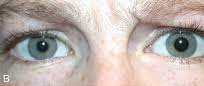
#> input picture Code/Dataset/Raw_img/23.jfif, 204 x 86 px; its folder holds only this picture in this run
$ python -i Final_project.py   (imports and definitions only)
#> lines starting #> are read from the running program, lines starting #| are printed output that depends on the picture; after the words box and inside, x2 and y2 are one past the last pixel; in counts of white or black regions, pixels touching at a corner belong together
#!/usr/bin/env python
# coding: utf-8

# #### Importing required libraries like numpy,pandas,matplotlib and CV2

# In[21]:


import cv2
import os
import gradio as gr
import numpy as np
import matplotlib
from matplotlib import pyplot as plt
import matplotlib.image as mpimg
# [1 line not run here, left out]
eye_cascade = cv2.CascadeClassifier('./opencv/haarcascades/haarcascade_eye.xml')


# #### Importing image and displaying it in notebook

# In[2]:


# [2 lines not run here, left out]


# #### Converting image from RGB to GRAY

# In[3]:


# [1 line that did not run here, left out]
# [1 line not run here, left out]


# #### Detecting Eyes in image using openCV eye haarcascade

# In[4]:


eye_cascade = cv2.CascadeClassifier('./opencv/haarcascades/haarcascade_eye.xml')

# [1 line that did not run here, left out]


# In[5]:


# [1 line not run here, left out]


# In[6]:


# [1 line that did not run here, left out]
# [1 line that did not run here, left out]


# #### Marking Eyes deteced

# In[7]:


# [1 line that did not run here, left out]
# [1 line that did not run here, left out]
# [1 line not run here, left out]


# In[8]:


# [1 line that did not run here, left out]
# [1 line not run here, left out]


# #### cropping left and right eyes from image

# In[9]:


# [1 line that did not run here, left out]
# [1 line that did not run here, left out]

# [14 lines not run here, left out]


# ### Combining code into function which take img as input and gives cropped rigth & left eye

# In[12]:


def get_left_rigth_cropped_eyes(img_path):
    img = cv2.imread(img_path)
    gray = cv2.cvtColor(img, cv2.COLOR_BGR2GRAY)

    eye_cascade = cv2.CascadeClassifier('./opencv/haarcascades/haarcascade_eye.xml')

    eyes = eye_cascade.detectMultiScale(gray)

    if len(eyes) != 2 :
        return 0,0
    (x1,y1,w1,h1) = eyes[0]
    (x2,y2,w2,h2) = eyes[1]

    left_croped = img[y2:y2+h2, x2:x2+w2]
    rigth_croped = img[y1:y1+h1, x1:x1+w1]
    return left_croped,rigth_croped


# In[15]:


# [2 lines not run here, left out]


# In[16]:


# [1 line that did not run here, left out]
# [14 lines not run here, left out]


# In[ ]:


# In[ ]:


# In[ ]:


# In[ ]:


# ### Importing dataset images with OS library

# In[19]:


path_to_raw_data = "./Dataset_anisocoria/Raw_img/"
path_to_renamed_data = "./Dataset_anisocoria/renamed_dataset/"
path_for_cropped = "./Dataset_anisocoria/Cropped_img"
img_paths = []
img_names = []


# #### Scanning the directory

# In[22]:


# [10 lines not run here, left out]


# **Go through all images in dataset folder and create Renamed images for them. There will be Renamed folder after you run this code**
count = 0
# os.makedirs(path_to_renamed_data)
# os.makedirs(path_for_cropped)

# [44 lines not run here, left out]

# In[ ]:


# In[ ]:


# In[ ]:


# # All code combined into module

# In[24]:


def show(img,text="image"):
    cv2.imshow(text, img)
    cv2.waitKey(0)
    cv2.destroyAllWindows()


# In[25]:


def get_left_rigth_cropped_eyes(img):

    eye_cascade = cv2.CascadeClassifier('./opencv/haarcascades/haarcascade_eye.xml')

    eyes = eye_cascade.detectMultiScale(img)

    if len(eyes) < 2 :
        return [0],[0]

    (x1,y1,w1,h1) = eyes[0]
    (x2,y2,w2,h2) = eyes[1]

    left_croped = img[y2:y2+h2, x2:x2+w2]
    rigth_croped = img[y1:y1+h1, x1:x1+w1]

    return left_croped,rigth_croped


# In[26]:


def valide_radius(circles):
    l = []
    for item in circles:
        X = item[0][0]
        Y = item[0][1]
        R = item[1]

        if R < 33 and R > 12:
            if Y < 240 and Y > 60:
                l.append([(X,Y),R])
    return l


# In[27]:


def find_pupil(img):
    gray_img= cv2.cvtColor(img, cv2.COLOR_BGR2GRAY)
    #show(gray_img)
    gray_img= cv2.GaussianBlur(gray_img, (7,7),0)
    #show(gray_img)


    _, threshold = cv2.threshold(gray_img,25,255, cv2.THRESH_BINARY_INV)
    #show(threshold)

    contours, heirarchy = cv2.findContours(threshold, cv2.RETR_TREE, cv2.CHAIN_APPROX_SIMPLE)
    contour = sorted(contours, key=lambda x: cv2.contourArea(x), reverse=True)

    circles = []

    for cnt in contour:
        (x, y, w, h) = cv2.boundingRect(cnt)
        #cv2.drawContours(img, [cnt], -1, (0,0,255), 3)

        #cv2.rectangle(img, (x, y), (x+w, y+h), (0,0,255), 2)

        (cx,cy), radius = cv2.minEnclosingCircle(cnt)

        center = (int(cx), int(cy))
        radius = int(radius)

        circles.append([center,radius])

    valide_points = valide_radius(circles)

    if len(valide_points) == 0:
        valide_points.append(circles[0])

    #print(valide_points)
    X = valide_points[0][0][0]
    Y = valide_points[0][0][1]
    R = valide_points[0][1]

    cv2.circle(img, (X,Y), R, (255,0,255), 2)

    return [img,R]


# In[28]:


def anisocoria_result(img):
    left_cropped,rigth_cropped = get_left_rigth_cropped_eyes(img)

    if len(left_cropped) == 1 or len(rigth_cropped) == 1:
        print("Eyes not detected")
        return

    left_img = cv2.resize(left_cropped,(300,300))
    rigth_img = cv2.resize(rigth_cropped,(300,300))

    #show(left_img)
    #show(rigth_img)

    l_result = find_pupil(left_img)
    r_result = find_pupil(rigth_img)

    #print("Left Pupil Radius :",l_result[1])
    print1 = "Left Pupil Radius :" + str(l_result[1])
    print2 = "Right Pupil Radius :" + str(r_result[1])
    #print("rigth Pupil Radius :",r_result[1])

    #show(l_result[0])
    #show(r_result[0])
    return left_cropped,rigth_cropped,l_result[0],r_result[0],print1,print2


# In[ ]:


# In[30]:


# [1 line not run here, left out]
#show(img)
# [1 line that did not run here, left out]


# In[32]:


# [6 lines not run here, left out]


# In[33]:


custom_css = """
<style>
.output-root {
    display: flex;
    flex-direction: row;
    flex-wrap: wrap;
    justify-content: space-evenly;
}

.output-root > div {
    flex: 1;
    margin: 10px;
}
</style>
"""

# [14 lines that did not run here, left out]


# Add custom CSS to the interface

# [1 line that did not run here, left out]
# [11 lines that did not run here, left out]

# Save the custom HTML to a file
# [2 lines not run here, left out]

>>> import cv2
>>> picture = cv2.imread('Dataset/Raw_img/23.jfif')
#> picture is the input picture: shape (86, 204, 3); mean B, G, R 170.5, 175.7, 186.6
>>> result = anisocoria_result(picture)
#> in get_left_rigth_cropped_eyes, `eyes = eye_cascade.detectMultiScale(img)`: eyes = [[6, 16, 59, 59], [143, 16, 60, 60]]
#> in get_left_rigth_cropped_eyes, `(x1,y1,w1,h1) = eyes[0]`: x1 = 6; y1 = 16; w1 = 59
#> in get_left_rigth_cropped_eyes, `(x2,y2,w2,h2) = eyes[1]`: x2 = 143; y2 = 16; w2 = 60
#> in anisocoria_result, `left_img = cv2.resize(left_cropped,(300,300))`:
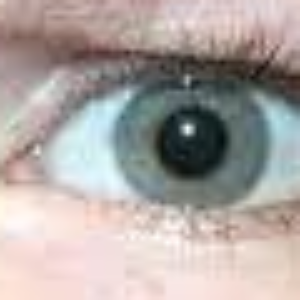
#> left_img: shape (300, 300, 3); mean B, G, R 162.4, 165.7, 173.4
#> in find_pupil, `gray_img= cv2.cvtColor(img, cv2.COLOR_BGR2GRAY)`:
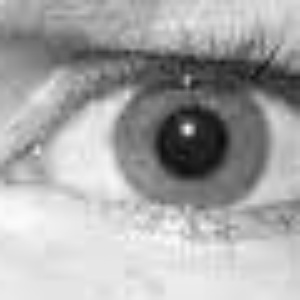
#> gray_img: shape (300, 300); min 10, max 253, mean 167.6
#> in find_pupil, `_, threshold = cv2.threshold(gray_img,25,255, cv2.THRESH_BINARY_INV)`:
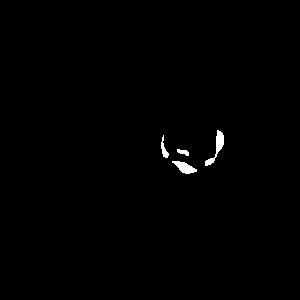
#> threshold: shape (300, 300); 0.57% white; 4 white regions
#> in find_pupil, `contours, heirarchy = cv2.findContours(threshold, cv2.RETR_TREE, cv2.C..`: contours = 4 contours; box (x1, y1, x2, y2) and area: (205, 130, 224, 166) 165, (172, 161, 197, 174) 148, (161, 135, 169, 158) 54, (177, 149, 189, 156) 36
#> in find_pupil, `contour = sorted(contours, key=lambda x: cv2.contourArea(x), reverse=T..`: contour has the same summary as contours
#> the loop in find_pupil, `for cnt in contour:` made 4 passes
#> (x, y, w, h, cx, cy, radius, center) on passes 1, 4: (205, 130, 19, 36, 211.5, 147.5, 18, (211, 147)), (177, 149, 12, 7, 182.5, 152, 6, (182, 152))
#> (x, y, w, h, cx, cy, radius) on passes 2 to 3: (172, 161, 25, 13, 184, 166, 13), (161, 135, 8, 23, 165, 146, 11)
#> after the loop in find_pupil, `for cnt in contour:`: circles = [[(211, 147), 18], [(184, 166), 13], [(165, 146), 11], [(182, 152), 6]]
#> the loop in valide_radius, `for item in circles:` made 4 passes
#> (X, Y, R) on passes 1 to 4: (211, 147, 18), (184, 166, 13), (165, 146, 11), (182, 152, 6)
#> after the loop in valide_radius, `for item in circles:`: l = [[(211, 147), 18], [(184, 166), 13]]
#> in find_pupil, `X = valide_points[0][0][0]`: X = 211
#> in find_pupil, `Y = valide_points[0][0][1]`: Y = 147
#> in find_pupil, `R = valide_points[0][1]`: R = 18
#> in find_pupil, `cv2.circle(img, (X,Y), R, (255,0,255), 2)`:
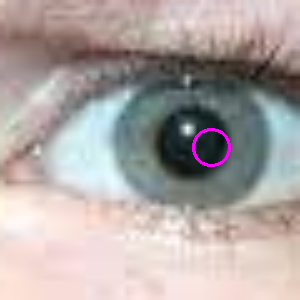
#> img: shape (300, 300, 3); 0.38% of pixels changed, all inside (x1, y1, x2, y2) = (192, 128, 231, 167)
#> in anisocoria_result, `l_result = find_pupil(left_img)`: l_result = 2 items
#> in find_pupil (call 2), `gray_img= cv2.cvtColor(img, cv2.COLOR_BGR2GRAY)`:
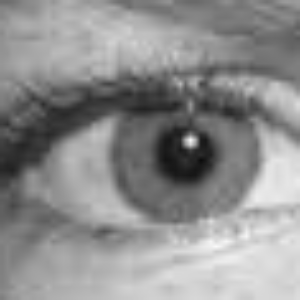
#> gray_img: shape (300, 300); min 11, max 250, mean 142.3
#> in find_pupil (call 2), `_, threshold = cv2.threshold(gray_img,25,255, cv2.THRESH_BINARY_INV)`:
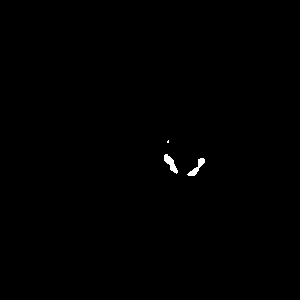
#> threshold: shape (300, 300); 0.27% white; 3 white regions (1 under 20 px)
#> in find_pupil (call 2), `contours, heirarchy = cv2.findContours(threshold, cv2.RETR_TREE, cv2.C..`: contours = 3 contours, 1 with area under 20; largest, box (x1, y1, x2, y2) and area: (164, 154, 178, 174) 102, (187, 158, 205, 176) 88
#> in find_pupil (call 2), `contour = sorted(contours, key=lambda x: cv2.contourArea(x), reverse=T..`: contour has the same summary as contours
#> the loop in find_pupil (call 2), `for cnt in contour:` made 3 passes
#> (x, y, w, h, cx, cy, radius, center) on passes 1 to 2: (164, 154, 14, 20, 170.5, 163.5, 10, (170, 163)), (187, 158, 18, 18, 195.5, 166.5, 11, (195, 166))
#> (cnt, x, y, w, h, cx, cy, radius) on pass 3: ([[168, 140], [167, 141], [167, 142], [168, 142]], 167, 140, 2, 3, 167.5, 141, 1)
#> after the loop in find_pupil (call 2), `for cnt in contour:`: circles = [[(170, 163), 10], [(195, 166), 11], [(167, 141), 1]]
#> the loop in valide_radius (call 2), `for item in circles:` made 3 passes
#> (X, Y, R) on passes 1 to 3: (170, 163, 10), (195, 166, 11), (167, 141, 1)
#> in find_pupil (call 2), `valide_points = valide_radius(circles)`: valide_points = []
#> in find_pupil (call 2), `X = valide_points[0][0][0]`: X = 170
#> in find_pupil (call 2), `Y = valide_points[0][0][1]`: Y = 163
#> in find_pupil (call 2), `R = valide_points[0][1]`: R = 10
#> in find_pupil (call 2), `cv2.circle(img, (X,Y), R, (255,0,255), 2)`:
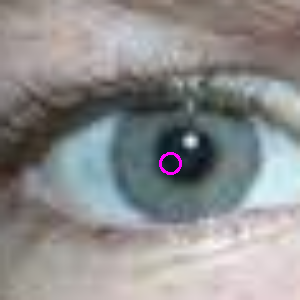
#> img: shape (300, 300, 3); mean B, G, R 142.3, 142.3, 142.7
#> in anisocoria_result, `r_result = find_pupil(rigth_img)`: r_result = 2 items
#> in anisocoria_result, `print1 = "Left Pupil Radius :" + str(l_result[1])`: print1 = 'Left Pupil Radius :18'
#> in anisocoria_result, `print2 = "Right Pupil Radius :" + str(r_result[1])`: print2 = 'Right Pupil Radius :10'
#> result = 6 items
